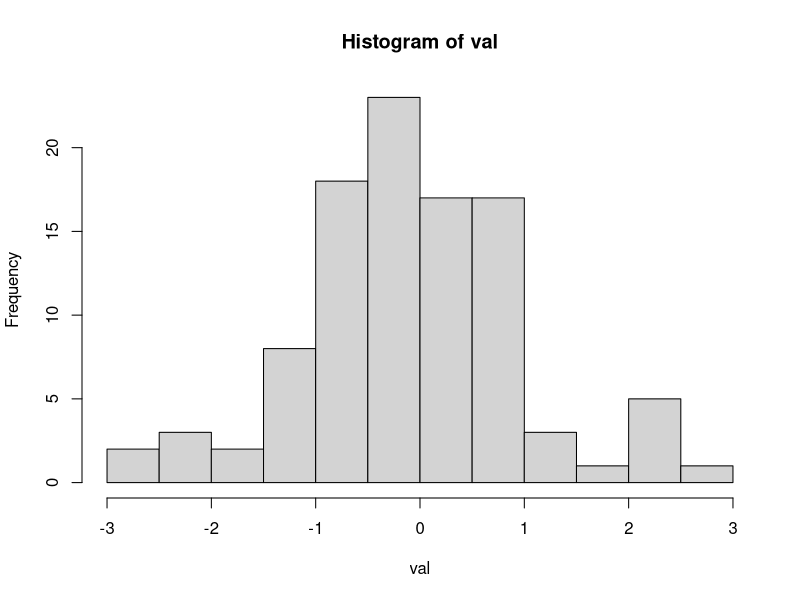
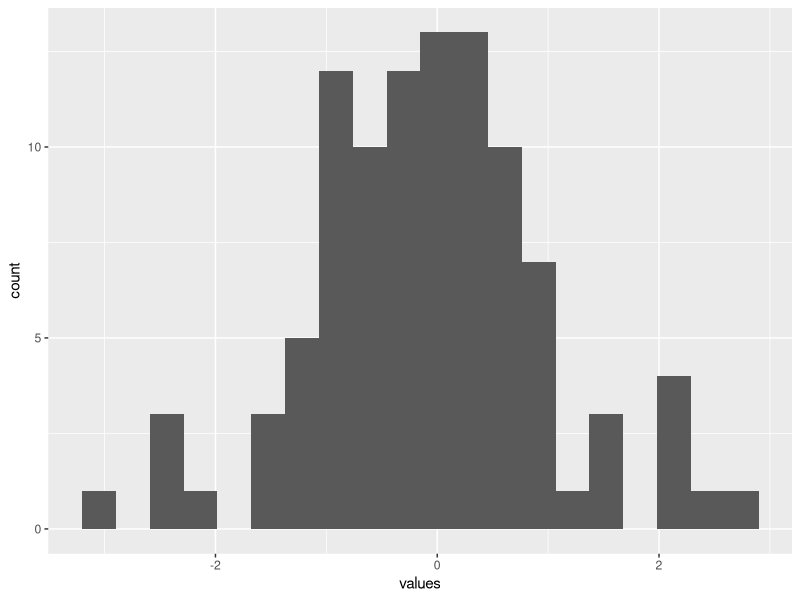
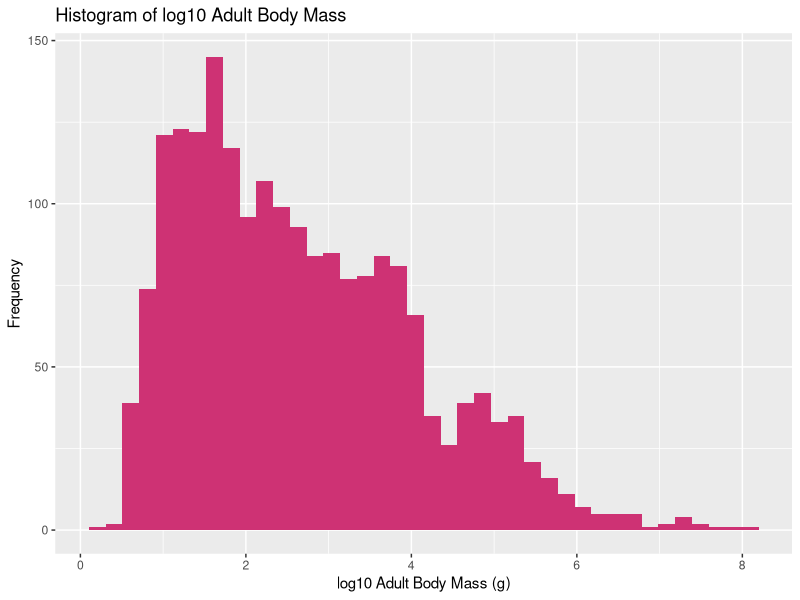
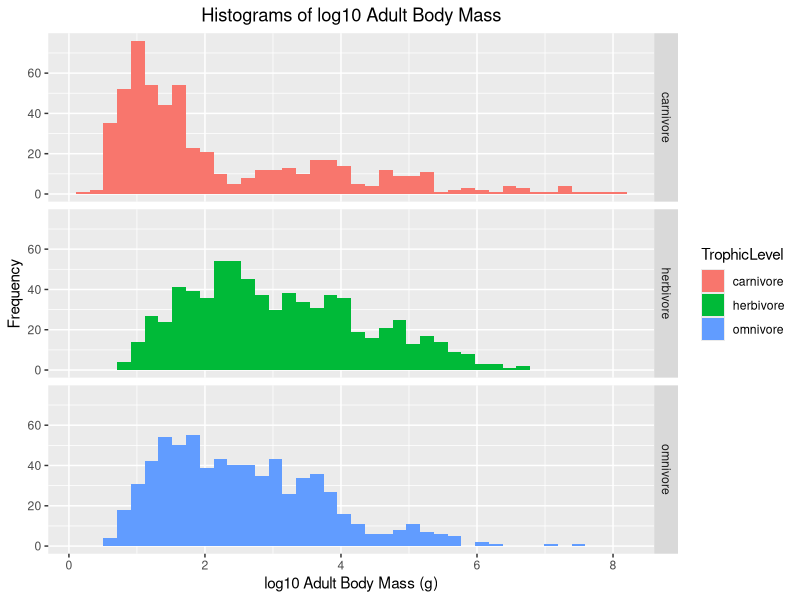
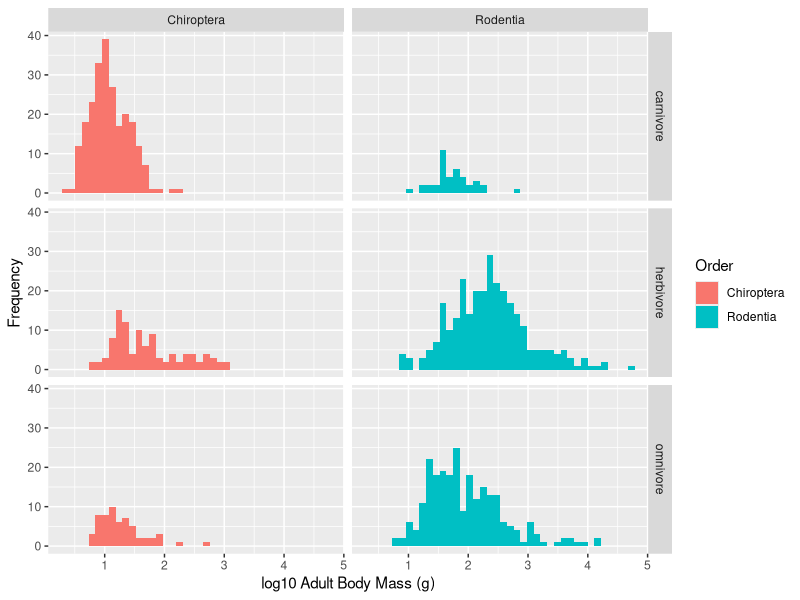
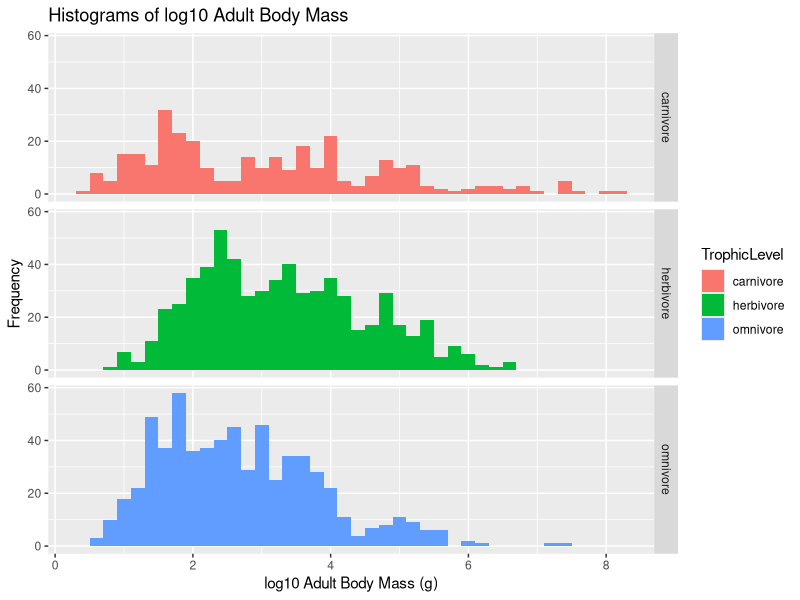

The R script that drew these images, in order:
## ---- chunk 1
knitr::opts_chunk$set(echo = TRUE)

# Load packages
library(dplyr)    # tidyverse data frame manipulation package
library(tidyr)    # functions to help clean data
library(magrittr) # this package provides the pipe operator %>%
library(readxl)   # read excel files
library(ggplot2)  # highly customizable plots
## ---- chunk 2
# Simulates 100 observations from a normal distribution
# and plots a histogram
val <- rnorm(n = 100)
hist(val, breaks = 20) 
## ---- chunk 3
# The ggplot version of the same plot
  ggplot(data = tibble(values = val),
         mapping = aes(x = values))+
  geom_histogram(bins = 20)
## ---- chunk 4
# The data is spread across 3 sheets in an excel file. We need to 
# combine these data into one table/data frame.

# na = "NA" tells read_xlsx how missing values appear in the data
# the default is empty cells. Run "?read_xlsx" for more info
sheet1 <- read_xlsx(path = "PanTHERIA.xlsx", sheet = 1, na = "NA")
sheet2 <- read_xlsx(path = "PanTHERIA.xlsx", sheet = 2, na = "NA")
sheet3 <- read_xlsx(path = "PanTHERIA.xlsx", sheet = 3, na = "NA")

# rbind (row-bind) combines data frames by row
pantheria <- rbind(sheet1, sheet2, sheet3)
## ---- chunk 5
# How many rows and columns are there?
nrow(pantheria)
ncol(pantheria)
## ---- chunk 6
# What does the data look like?
head(pantheria)
## ---- chunk 7
# Pipes (%>%) work by passing the data in front of the pipe to the first argument
# of the function after it, this prevents a lot of nested function calls and makes
# code easier to read.

pantheria <- pantheria %>%     # Passes pantheria as the first argument of select
  select(Order,   
         Family,               # select returns the specified columns
         Genus,                
         Species,
         TrophicLevel,
         AdultBodyMass_g) %>%
  drop_na() %>%                # Remove any rows that have NAs
  distinct()                   # Remove any duplicate rows
## ---- chunk 8
unique(pantheria$TrophicLevel) # unique elements of a vector
## ---- chunk 9
# mutate allows us to add columns or modify existing ones
pantheria <- pantheria %>%
  mutate(TrophicLevel = tolower(TrophicLevel)) # Make column lowercase
## ---- chunk 10
pantheria %>%
  group_by(TrophicLevel) %>%                            # Group observations by this column
  summarize(Mean = mean(AdultBodyMass_g),               # Summarize will calculate these group wise
            `Standard Deviation` = sd(AdultBodyMass_g), # Quasi quotation lets us add spaces to column names
            Min = min(AdultBodyMass_g),
            Max = max(AdultBodyMass_g)) %>%
  ungroup() %>%
  arrange(desc(Mean))                                   # Order the data frame by descending mean body mass
## ---- chunk 11
# ggplot2 constructs graphics in layers, each layer is separated by "+"
# x and y values are supplied in aes(), the type of plot is specified using
# the "geom" functions

ggplot(data = pantheria,                             # input data
       mapping =  aes(x = log10(AdultBodyMass_g))) + # log10 transform adult body mass
  geom_histogram(fill = "#CE3274",                   # type of plot
                 bins = 40) + 
  xlab(label = "log10 Adult Body Mass (g)") +        # x label
  ylab(label = "Frequency") +                        # y label
  labs(title = "Histogram of log10 Adult Body Mass") # title 
## ---- chunk 12
pantheria %>%
  ggplot(aes(x = log10(AdultBodyMass_g), fill = TrophicLevel)) + # Color by trophic level
  geom_histogram(bins = 40) +
  facet_grid(rows = vars(TrophicLevel)) +                        # Split the plot into rows by trophic level
  ylab(label = "Frequency") + 
  xlab(label = "log10 Adult Body Mass (g)") + 
  labs(title = "Histograms of log10 Adult Body Mass") +
  theme(plot.title = element_text(hjust = 0.5))                  # Center the plot title
## ---- chunk 13
# Your code 
pantheria %>%
  group_by(Order) %>%
  summarise(n = n()) %>%
  arrange(desc(n))

## ---- chunk 14

top_orders <- c("Rodentia", "Chiroptera") # Character vector of the top 2 Orders from above
# filter uses a conditional to select rows from the data
pantheria %>%
  filter(Order %in% top_orders) %>%
  ggplot(aes(x = log10(AdultBodyMass_g), fill = Order)) +
  geom_histogram(bins = 40) +
  facet_grid(rows = vars(TrophicLevel),
             cols = vars(Order)) +
  ylab(label = "Frequency") + 
  xlab(label = "log10 Adult Body Mass (g)") + 
  theme(plot.title = element_text(hjust = 0.5))   
## ---- chunk 15
pantheria %>%
  filter(Order != "Chiroptera") %>%
  ggplot(aes(x = log10(AdultBodyMass_g),fill = TrophicLevel)) + # Color by trophic level
  geom_histogram(bins = 40) +
  facet_grid(rows = vars(TrophicLevel)) +                       # Split the plot into rows by trophic level
  ylab(label = "Frequency") + 
  xlab(label = "log10 Adult Body Mass (g)") + 
  labs(title = "Histograms of log10 Adult Body Mass")
## ---- chunk 16
available_datasets <- data() 
available_datasets$results %>%
  as_tibble() %>%
  select(-LibPath) %>% knitr::kable()
